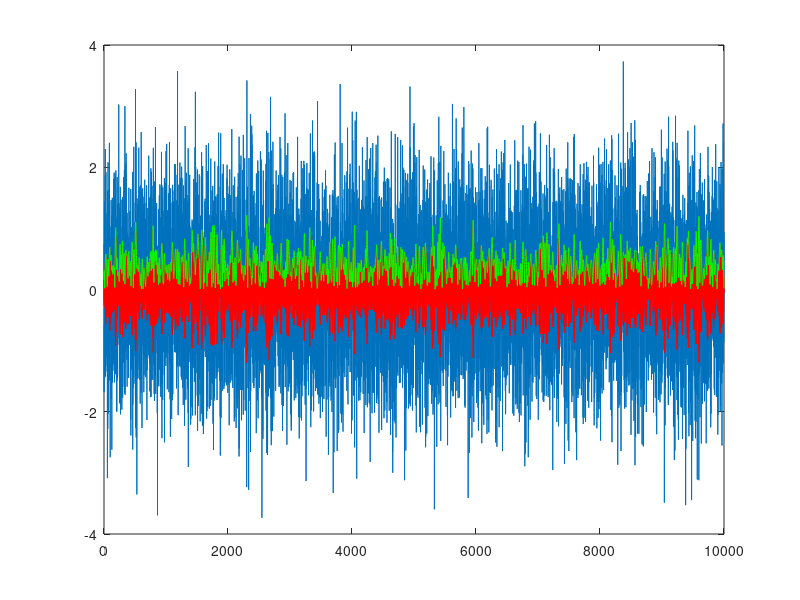

Write the MATLAB code that produced this figure. (Note: this script raises an error after producing the figure.)
%% Identifying LFP Waveforms
% This script is the first attempt to make a filter that will find sharp-wave
% ripples in randomly generated waveform data. 

%Learning randn() documentation
doc randn

%Learning filtfilt() documentation
doc filtfilt

%% Generating fake dataset
fake_data = randn(10000,1);
plot (fake_data)

%% Attempt A
%Specifying constraints of the filter based on this link: 
% https://stackoverflow.com/questions/62209954/phase-difference-removal-by-using-filtering-butterworth-filtfilt-command%
fs = 1000;
fcutlow = 140;
fcuthigh = 200;
[b,a] = butter(10,[fcutlow, fcuthigh]/(fs/2));
%Butterworth_bandpass_filter  = filter(b,a,fake_data);
Filt_filt_signal = filtfilt(b, a, fake_data);
hold on
plot(Filt_filt_signal,'r')

env = abs(hilbert(Filt_filt_signal));
plot(env,'g')
%% Attempt B
%Specifying constraints of filter based on example in filtfilt doc, Matlab
%Help from Abhi!


d = designfilt("lowpassfir", ...
    'PassbandFrequency',0.18,'StopbandFrequency',0.2, ...
     'PassbandRipple',1,'StopbandAttenuation',60);


d14 = designfilt('lowpassiir','FilterOrder',14, ...
        'StopbandFrequency',0.2,...
         'StopbandAttenuation',60);

d_ripple = designfilt('bandpassiir','FilterOrder',12, ...
                    'HalfPowerFrequency1',140,'HalfPowerFrequency2',200, ...
                    'SampleRate',1000);

filt_fake = filtfilt(d_ripple,fake_data);
%% Attempt C
%Specifying constraints of filter based on example in bandpass doc, Matlab
bandpass(fake_data,[180 200],2500)
doc filtfilt
